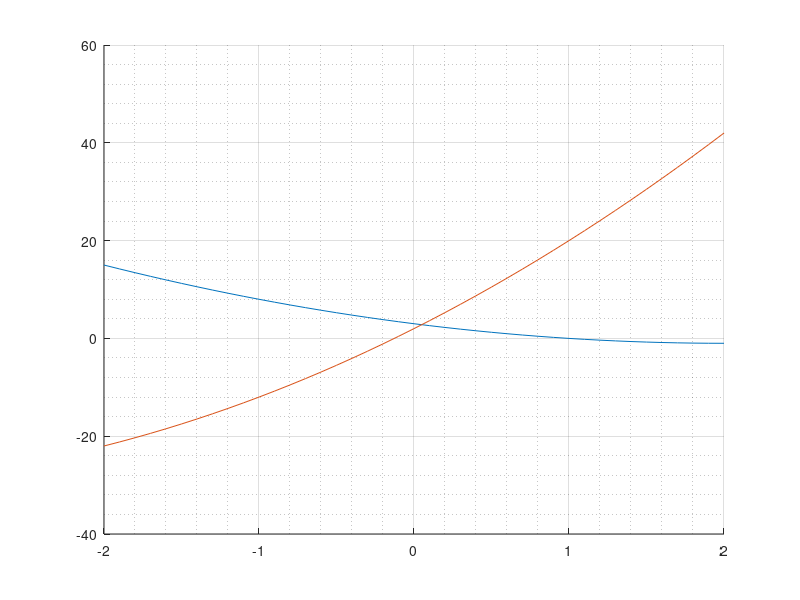

The MATLAB script that drew this image:
clc
close all

x=[-2:0.1:2];
y1=1*x.^2-4*x+3;

M=[1 1 1; 1 -1 1];
b=[0;8];

k=M'*(M*M')^-1*b

y2=k(1)*x.^2-4*k(2)*x+k(3);

figure
grid on; grid minor; hold on;
plot(x,y1)
plot(x,y2)

norm(k,2)
norm([2 -4 3],2)